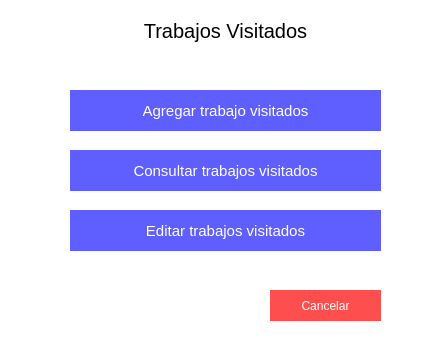
<?xml version="1.0" encoding="UTF-8"?>
<ui version="4.0">
 <class>Form</class>
 <widget class="QWidget" name="Form">
  <property name="geometry">
   <rect>
    <x>0</x>
    <y>0</y>
    <width>448</width>
    <height>350</height>
   </rect>
  </property>
  <property name="windowTitle">
   <string>Form</string>
  </property>
  <property name="styleSheet">
   <string notr="true">background-color:white;</string>
  </property>
  <widget class="QPushButton" name="ca_btn_cancelar">
   <property name="geometry">
    <rect>
     <x>270</x>
     <y>290</y>
     <width>111</width>
     <height>31</height>
    </rect>
   </property>
   <property name="styleSheet">
    <string notr="true">color:white;
background-color:#ff4e4e;
border:none;</string>
   </property>
   <property name="text">
    <string>Cancelar</string>
   </property>
  </widget>
  <widget class="QPushButton" name="ca_btn_2">
   <property name="geometry">
    <rect>
     <x>70</x>
     <y>150</y>
     <width>311</width>
     <height>41</height>
    </rect>
   </property>
   <property name="styleSheet">
    <string notr="true">background-color:#5f5fff;
color:white;
border:none;
font-size:15px;</string>
   </property>
   <property name="text">
    <string>Consultar trabajos visitados</string>
   </property>
   <property name="iconSize">
    <size>
     <width>16</width>
     <height>20</height>
    </size>
   </property>
   <property name="flat">
    <bool>false</bool>
   </property>
  </widget>
  <widget class="QLabel" name="label">
   <property name="geometry">
    <rect>
     <x>110</x>
     <y>10</y>
     <width>231</width>
     <height>41</height>
    </rect>
   </property>
   <property name="styleSheet">
    <string notr="true">font-size:20px;
</string>
   </property>
   <property name="text">
    <string>Trabajos Visitados</string>
   </property>
   <property name="alignment">
    <set>Qt::AlignCenter</set>
   </property>
  </widget>
  <widget class="QPushButton" name="ca_btn_1">
   <property name="geometry">
    <rect>
     <x>70</x>
     <y>90</y>
     <width>311</width>
     <height>41</height>
    </rect>
   </property>
   <property name="styleSheet">
    <string notr="true">background-color:#5f5fff;
color:white;
border:none;
font-size:15px;</string>
   </property>
   <property name="text">
    <string>Agregar trabajo visitados</string>
   </property>
   <property name="iconSize">
    <size>
     <width>16</width>
     <height>20</height>
    </size>
   </property>
   <property name="flat">
    <bool>false</bool>
   </property>
  </widget>
  <widget class="QPushButton" name="ca_btn_3">
   <property name="geometry">
    <rect>
     <x>70</x>
     <y>210</y>
     <width>311</width>
     <height>41</height>
    </rect>
   </property>
   <property name="styleSheet">
    <string notr="true">background-color:#5f5fff;
color:white;
border:none;
font-size:15px;</string>
   </property>
   <property name="text">
    <string>Editar trabajos visitados</string>
   </property>
   <property name="iconSize">
    <size>
     <width>16</width>
     <height>20</height>
    </size>
   </property>
   <property name="flat">
    <bool>false</bool>
   </property>
  </widget>
 </widget>
 <resources/>
 <connections/>
</ui>
